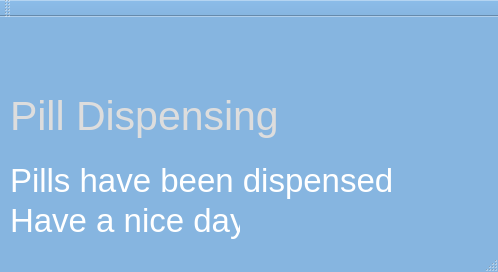
<?xml version="1.0" encoding="UTF-8"?>
<ui version="4.0">
 <class>MainMenu</class>
 <widget class="QMainWindow" name="MainMenu">
  <property name="enabled">
   <bool>false</bool>
  </property>
  <property name="geometry">
   <rect>
    <x>0</x>
    <y>0</y>
    <width>498</width>
    <height>272</height>
   </rect>
  </property>
  <property name="palette">
   <palette>
    <active>
     <colorrole role="Base">
      <brush brushstyle="SolidPattern">
       <color alpha="255">
        <red>255</red>
        <green>255</green>
        <blue>255</blue>
       </color>
      </brush>
     </colorrole>
     <colorrole role="Window">
      <brush brushstyle="SolidPattern">
       <color alpha="255">
        <red>134</red>
        <green>181</green>
        <blue>224</blue>
       </color>
      </brush>
     </colorrole>
    </active>
    <inactive>
     <colorrole role="Base">
      <brush brushstyle="SolidPattern">
       <color alpha="255">
        <red>255</red>
        <green>255</green>
        <blue>255</blue>
       </color>
      </brush>
     </colorrole>
     <colorrole role="Window">
      <brush brushstyle="SolidPattern">
       <color alpha="255">
        <red>134</red>
        <green>181</green>
        <blue>224</blue>
       </color>
      </brush>
     </colorrole>
    </inactive>
    <disabled>
     <colorrole role="Base">
      <brush brushstyle="SolidPattern">
       <color alpha="255">
        <red>134</red>
        <green>181</green>
        <blue>224</blue>
       </color>
      </brush>
     </colorrole>
     <colorrole role="Window">
      <brush brushstyle="SolidPattern">
       <color alpha="255">
        <red>134</red>
        <green>181</green>
        <blue>224</blue>
       </color>
      </brush>
     </colorrole>
    </disabled>
   </palette>
  </property>
  <property name="windowTitle">
   <string>MainMenu</string>
  </property>
  <widget class="QWidget" name="centralWidget">
   <widget class="QLabel" name="label">
    <property name="geometry">
     <rect>
      <x>10</x>
      <y>70</y>
      <width>266</width>
      <height>56</height>
     </rect>
    </property>
    <property name="palette">
     <palette>
      <active>
       <colorrole role="WindowText">
        <brush brushstyle="SolidPattern">
         <color alpha="255">
          <red>49</red>
          <green>55</green>
          <blue>57</blue>
         </color>
        </brush>
       </colorrole>
       <colorrole role="Dark">
        <brush brushstyle="SolidPattern">
         <color alpha="255">
          <red>221</red>
          <green>221</green>
          <blue>221</blue>
         </color>
        </brush>
       </colorrole>
       <colorrole role="Text">
        <brush brushstyle="SolidPattern">
         <color alpha="255">
          <red>49</red>
          <green>55</green>
          <blue>57</blue>
         </color>
        </brush>
       </colorrole>
       <colorrole role="ButtonText">
        <brush brushstyle="SolidPattern">
         <color alpha="255">
          <red>49</red>
          <green>55</green>
          <blue>57</blue>
         </color>
        </brush>
       </colorrole>
      </active>
      <inactive>
       <colorrole role="WindowText">
        <brush brushstyle="SolidPattern">
         <color alpha="255">
          <red>49</red>
          <green>55</green>
          <blue>57</blue>
         </color>
        </brush>
       </colorrole>
       <colorrole role="Dark">
        <brush brushstyle="SolidPattern">
         <color alpha="255">
          <red>221</red>
          <green>221</green>
          <blue>221</blue>
         </color>
        </brush>
       </colorrole>
       <colorrole role="Text">
        <brush brushstyle="SolidPattern">
         <color alpha="255">
          <red>49</red>
          <green>55</green>
          <blue>57</blue>
         </color>
        </brush>
       </colorrole>
       <colorrole role="ButtonText">
        <brush brushstyle="SolidPattern">
         <color alpha="255">
          <red>49</red>
          <green>55</green>
          <blue>57</blue>
         </color>
        </brush>
       </colorrole>
      </inactive>
      <disabled>
       <colorrole role="WindowText">
        <brush brushstyle="SolidPattern">
         <color alpha="255">
          <red>221</red>
          <green>221</green>
          <blue>221</blue>
         </color>
        </brush>
       </colorrole>
       <colorrole role="Dark">
        <brush brushstyle="SolidPattern">
         <color alpha="255">
          <red>221</red>
          <green>221</green>
          <blue>221</blue>
         </color>
        </brush>
       </colorrole>
       <colorrole role="Text">
        <brush brushstyle="SolidPattern">
         <color alpha="255">
          <red>221</red>
          <green>221</green>
          <blue>221</blue>
         </color>
        </brush>
       </colorrole>
       <colorrole role="ButtonText">
        <brush brushstyle="SolidPattern">
         <color alpha="255">
          <red>221</red>
          <green>221</green>
          <blue>221</blue>
         </color>
        </brush>
       </colorrole>
      </disabled>
     </palette>
    </property>
    <property name="font">
     <font>
      <family>Cantarell</family>
      <pointsize>31</pointsize>
     </font>
    </property>
    <property name="text">
     <string>Pill Dispensing</string>
    </property>
   </widget>
   <widget class="QLabel" name="label_2">
    <property name="geometry">
     <rect>
      <x>10</x>
      <y>140</y>
      <width>383</width>
      <height>46</height>
     </rect>
    </property>
    <property name="palette">
     <palette>
      <active>
       <colorrole role="WindowText">
        <brush brushstyle="SolidPattern">
         <color alpha="255">
          <red>49</red>
          <green>55</green>
          <blue>57</blue>
         </color>
        </brush>
       </colorrole>
       <colorrole role="Dark">
        <brush brushstyle="SolidPattern">
         <color alpha="255">
          <red>255</red>
          <green>255</green>
          <blue>255</blue>
         </color>
        </brush>
       </colorrole>
       <colorrole role="Text">
        <brush brushstyle="SolidPattern">
         <color alpha="255">
          <red>49</red>
          <green>55</green>
          <blue>57</blue>
         </color>
        </brush>
       </colorrole>
       <colorrole role="ButtonText">
        <brush brushstyle="SolidPattern">
         <color alpha="255">
          <red>49</red>
          <green>55</green>
          <blue>57</blue>
         </color>
        </brush>
       </colorrole>
      </active>
      <inactive>
       <colorrole role="WindowText">
        <brush brushstyle="SolidPattern">
         <color alpha="255">
          <red>49</red>
          <green>55</green>
          <blue>57</blue>
         </color>
        </brush>
       </colorrole>
       <colorrole role="Dark">
        <brush brushstyle="SolidPattern">
         <color alpha="255">
          <red>255</red>
          <green>255</green>
          <blue>255</blue>
         </color>
        </brush>
       </colorrole>
       <colorrole role="Text">
        <brush brushstyle="SolidPattern">
         <color alpha="255">
          <red>49</red>
          <green>55</green>
          <blue>57</blue>
         </color>
        </brush>
       </colorrole>
       <colorrole role="ButtonText">
        <brush brushstyle="SolidPattern">
         <color alpha="255">
          <red>49</red>
          <green>55</green>
          <blue>57</blue>
         </color>
        </brush>
       </colorrole>
      </inactive>
      <disabled>
       <colorrole role="WindowText">
        <brush brushstyle="SolidPattern">
         <color alpha="255">
          <red>255</red>
          <green>255</green>
          <blue>255</blue>
         </color>
        </brush>
       </colorrole>
       <colorrole role="Dark">
        <brush brushstyle="SolidPattern">
         <color alpha="255">
          <red>255</red>
          <green>255</green>
          <blue>255</blue>
         </color>
        </brush>
       </colorrole>
       <colorrole role="Text">
        <brush brushstyle="SolidPattern">
         <color alpha="255">
          <red>255</red>
          <green>255</green>
          <blue>255</blue>
         </color>
        </brush>
       </colorrole>
       <colorrole role="ButtonText">
        <brush brushstyle="SolidPattern">
         <color alpha="255">
          <red>255</red>
          <green>255</green>
          <blue>255</blue>
         </color>
        </brush>
       </colorrole>
      </disabled>
     </palette>
    </property>
    <property name="font">
     <font>
      <pointsize>25</pointsize>
     </font>
    </property>
    <property name="text">
     <string>Pills have been dispensed,</string>
    </property>
   </widget>
   <widget class="QLabel" name="label_3">
    <property name="geometry">
     <rect>
      <x>10</x>
      <y>180</y>
      <width>230</width>
      <height>46</height>
     </rect>
    </property>
    <property name="palette">
     <palette>
      <active>
       <colorrole role="WindowText">
        <brush brushstyle="SolidPattern">
         <color alpha="255">
          <red>49</red>
          <green>55</green>
          <blue>57</blue>
         </color>
        </brush>
       </colorrole>
       <colorrole role="Dark">
        <brush brushstyle="SolidPattern">
         <color alpha="255">
          <red>255</red>
          <green>255</green>
          <blue>255</blue>
         </color>
        </brush>
       </colorrole>
       <colorrole role="Text">
        <brush brushstyle="SolidPattern">
         <color alpha="255">
          <red>49</red>
          <green>55</green>
          <blue>57</blue>
         </color>
        </brush>
       </colorrole>
       <colorrole role="ButtonText">
        <brush brushstyle="SolidPattern">
         <color alpha="255">
          <red>49</red>
          <green>55</green>
          <blue>57</blue>
         </color>
        </brush>
       </colorrole>
      </active>
      <inactive>
       <colorrole role="WindowText">
        <brush brushstyle="SolidPattern">
         <color alpha="255">
          <red>49</red>
          <green>55</green>
          <blue>57</blue>
         </color>
        </brush>
       </colorrole>
       <colorrole role="Dark">
        <brush brushstyle="SolidPattern">
         <color alpha="255">
          <red>255</red>
          <green>255</green>
          <blue>255</blue>
         </color>
        </brush>
       </colorrole>
       <colorrole role="Text">
        <brush brushstyle="SolidPattern">
         <color alpha="255">
          <red>49</red>
          <green>55</green>
          <blue>57</blue>
         </color>
        </brush>
       </colorrole>
       <colorrole role="ButtonText">
        <brush brushstyle="SolidPattern">
         <color alpha="255">
          <red>49</red>
          <green>55</green>
          <blue>57</blue>
         </color>
        </brush>
       </colorrole>
      </inactive>
      <disabled>
       <colorrole role="WindowText">
        <brush brushstyle="SolidPattern">
         <color alpha="255">
          <red>255</red>
          <green>255</green>
          <blue>255</blue>
         </color>
        </brush>
       </colorrole>
       <colorrole role="Dark">
        <brush brushstyle="SolidPattern">
         <color alpha="255">
          <red>255</red>
          <green>255</green>
          <blue>255</blue>
         </color>
        </brush>
       </colorrole>
       <colorrole role="Text">
        <brush brushstyle="SolidPattern">
         <color alpha="255">
          <red>255</red>
          <green>255</green>
          <blue>255</blue>
         </color>
        </brush>
       </colorrole>
       <colorrole role="ButtonText">
        <brush brushstyle="SolidPattern">
         <color alpha="255">
          <red>255</red>
          <green>255</green>
          <blue>255</blue>
         </color>
        </brush>
       </colorrole>
      </disabled>
     </palette>
    </property>
    <property name="font">
     <font>
      <pointsize>25</pointsize>
     </font>
    </property>
    <property name="text">
     <string>Have a nice day</string>
    </property>
   </widget>
  </widget>
  <widget class="QMenuBar" name="menuBar">
   <property name="geometry">
    <rect>
     <x>0</x>
     <y>0</y>
     <width>498</width>
     <height>27</height>
    </rect>
   </property>
  </widget>
  <widget class="QToolBar" name="mainToolBar">
   <attribute name="toolBarArea">
    <enum>TopToolBarArea</enum>
   </attribute>
   <attribute name="toolBarBreak">
    <bool>false</bool>
   </attribute>
  </widget>
  <widget class="QStatusBar" name="statusBar"/>
 </widget>
 <layoutdefault spacing="6" margin="11"/>
 <resources/>
 <connections/>
</ui>
